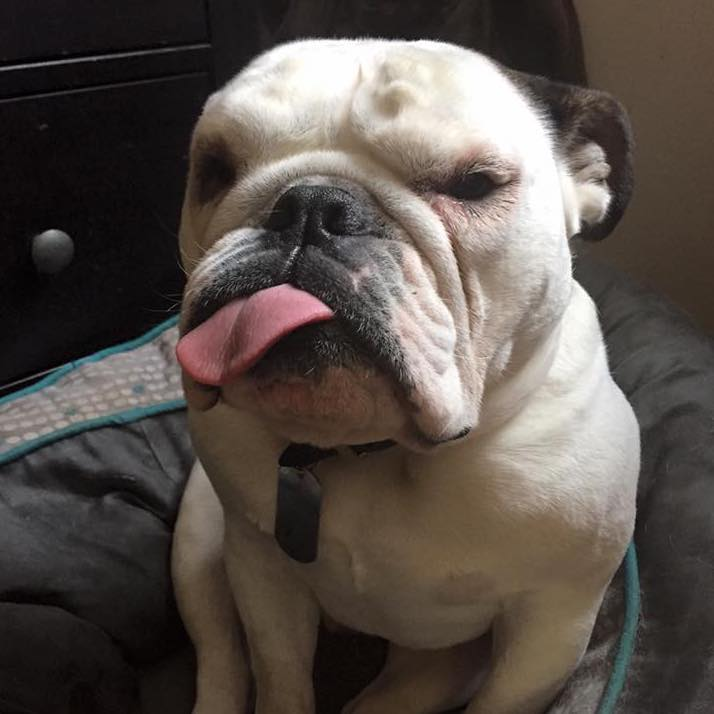
#> input picture module_2/flubba1.jpg, 714 x 714 px
$ python test_edge_detection.py
#> lines starting #> are read from the running program, lines starting #| are printed output that depends on the picture
"""
Testing edge detection
Important: Remember to use the correct RGB BGR ordering!
"""
# import numpy as np
import cv2 as cv
import matplotlib.pyplot as plt

def main():
    """ main function """

    # read in an image in grayscale
    img = cv.imread('flubba1.jpg', 0)
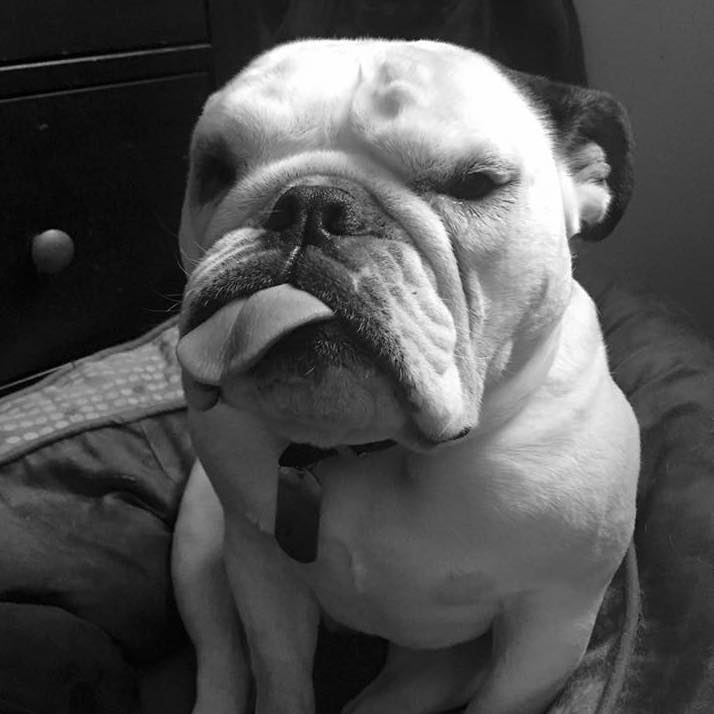
#> img: shape (714, 714); min 0, max 255, mean 82.1

    img = cv.GaussianBlur( img, (9, 9), 0)

    # read in a color version of the image
    # img_color = cv.imread('flubba1.jpg')

    # create a figure so we can save it to a file later; size is in inches
    figure = plt.figure(figsize=(10,10))

    # # threshold
    # threshold = 25
    img_edge = cv.Canny(img, 50, 50)
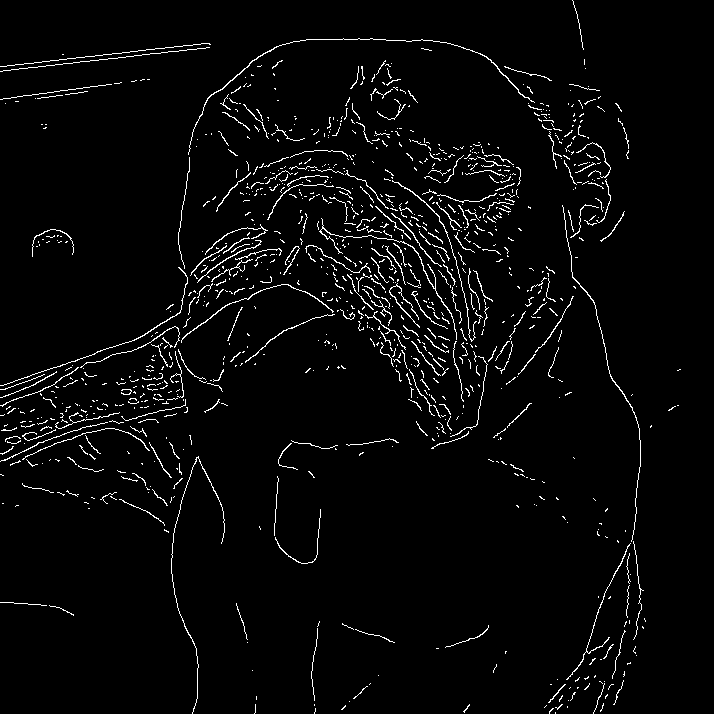
#> img_edge: shape (714, 714); 3.2% white in thin lines or dots

    titles = ['Original Image', 'Edge Image']
    images = [img, img_edge]
    for i in xrange(2):
        plt.subplot(2, 2, i+1)
        plt.imshow( images[i],'gray')
        plt.title(titles[i])
        plt.xticks([])
        plt.yticks([])
    # plt.show()

    figure.savefig('flubba.edges.jpg')
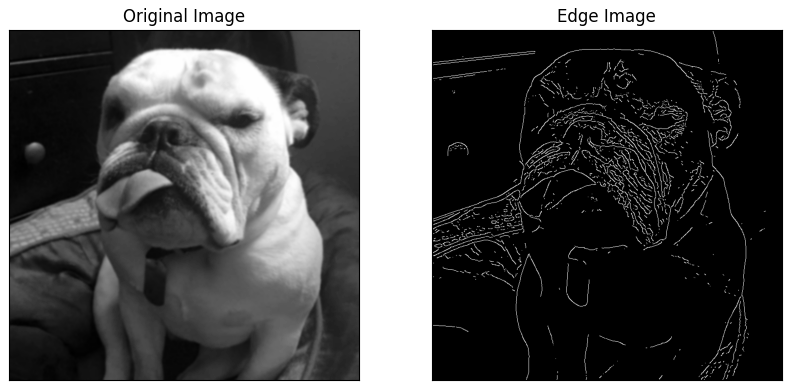
#> figure drawn by matplotlib, 2 panels

main()

$ run again, with module_2/flubba2.jpg copied over module_2/flubba1.jpg
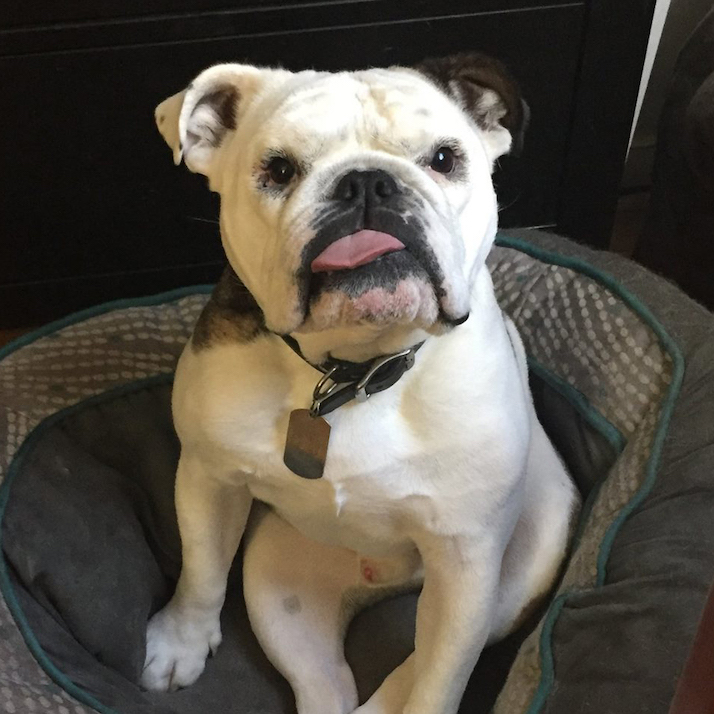
#> input picture module_2/flubba2.jpg, 714 x 714 px
#> in main, `img_edge = cv.Canny(img, 50, 50)`:
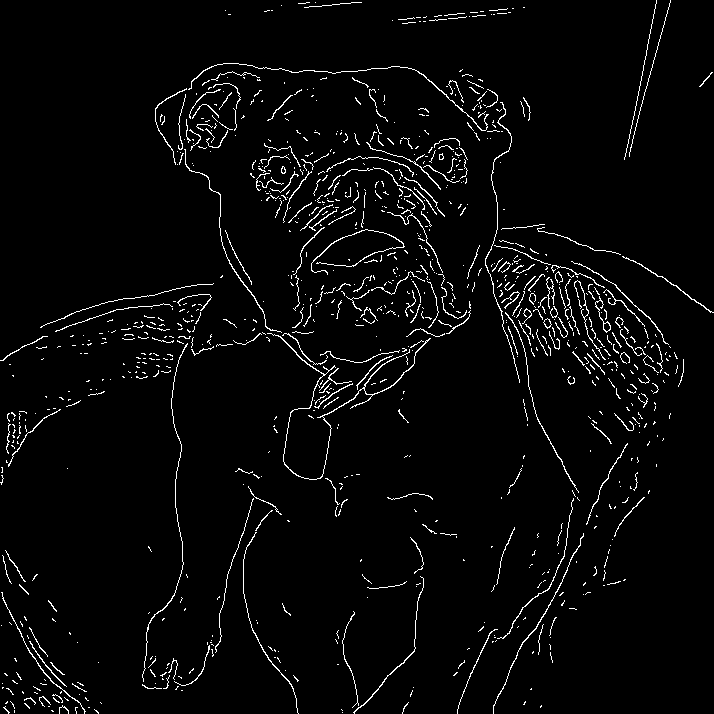
#> img_edge: shape (714, 714); 3.3% white in thin lines or dots
#> in main, `figure.savefig('flubba.edges.jpg')`:
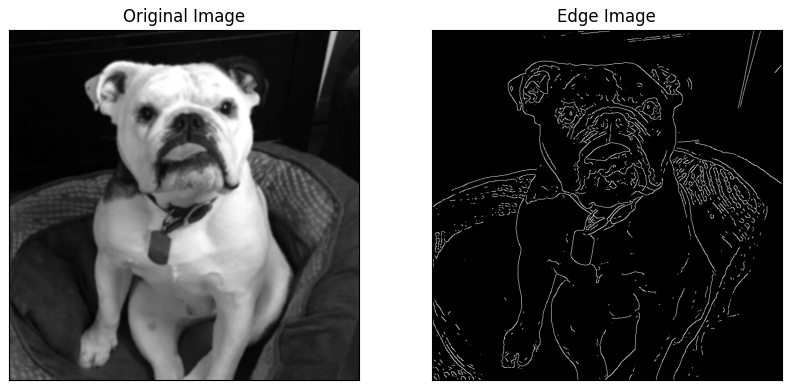
#> figure drawn by matplotlib, 2 panels

$ run again, with module_2/with_flubba.jpg copied over module_2/flubba1.jpg
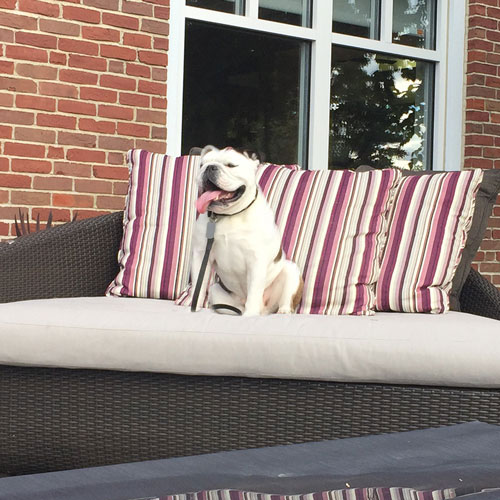
#> input picture module_2/with_flubba.jpg, 500 x 500 px
#> in main, `img_edge = cv.Canny(img, 50, 50)`:
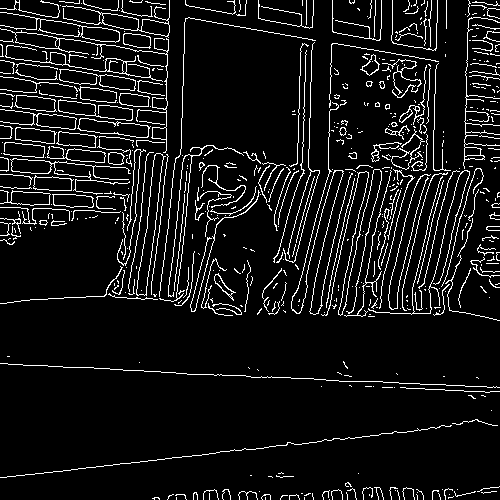
#> img_edge: shape (500, 500); 8.2% white in thin lines or dots
#> in main, `figure.savefig('flubba.edges.jpg')`:
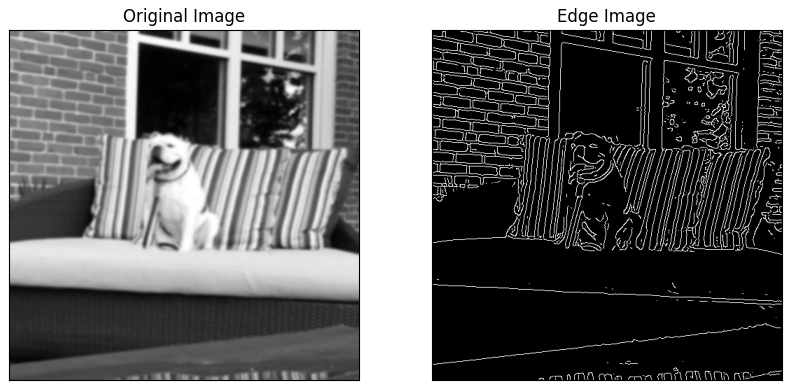
#> figure drawn by matplotlib, 2 panels
